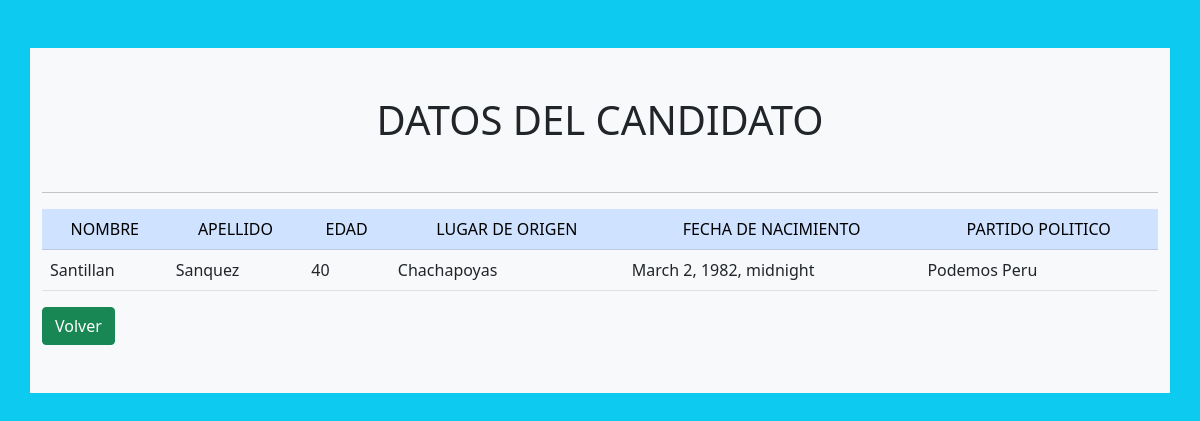
The page /votacion/14/detalle_candidato on the database its author committed.
### votaciones/models.py (models this page shows)
class Candidato(models.Model):
    region = models.ForeignKey(Region, on_delete=models.CASCADE)
    nombre_cand = models.CharField(max_length=20)
    apellido_cand = models.CharField(max_length=20)
    edad_cand = models.IntegerField(max_length=2)
    origen_cand = models.CharField(max_length=15)
    fecha_nacimiento = models.DateTimeField('date of birth')
    partido = models.CharField(max_length=15)

### votaciones/views.py (the view)
# urls.py: path('<int:id_candidato>/detalle_candidato', views.detalle_candidato, name="detalle_candidato"),
def detalle_candidato(request, id_candidato):
    detalles_candidato = get_object_or_404(Candidato, pk=id_candidato)
    return render(request, 'votaciones/detalle_candidato.html',{'detalles_candidato':detalles_candidato})

### votaciones/templates/votaciones/detalle_candidato.html (shortened to what this page needs)
<!DOCTYPE html>
<html lang="en">
<head>
    <link href="https://cdn.jsdelivr.net/npm/bootstrap@5.1.3/dist/css/bootstrap.min.css" rel="stylesheet">
</head>
<body class="bg-info">
    <br><br>
    <div class="container py-5 bg-light">
        <h1 class="text-center">DATOS DEL CANDIDATO</h1><br><hr>
    {% if detalles_candidato %}
        <table class="table">
            <tr class="table-primary text-center">
                <td>NOMBRE</td>
                <td>APELLIDO</td>
                <td>EDAD</td>
                <td>LUGAR DE ORIGEN</td>
                <td>FECHA DE NACIMIENTO</td>
                <td>PARTIDO POLITICO</td>
            </tr>
            <tr>
                <td>{{ detalles_candidato.nombre_cand }}</td>
                <td>{{ detalles_candidato.apellido_cand }}</td>
                <td>{{ detalles_candidato.edad_cand }}</td>
                <td>{{ detalles_candidato.origen_cand }}</td>
                <td>{{ detalles_candidato.fecha_nacimiento }}</td>
                <td>{{ detalles_candidato.partido }}</td>
            </tr>
        </table>
    {% else %}
        <p>No se encontraron datos</p>
    {% endif %}
        <div>
            <a href="{% url 'votaciones:index' %}"><input type="button" value="Volver" class="btn btn-success"></a>
        </div>
    </div>
</body>
</html>

### rows shown on the page
Candidato: nombre_cand "Santillan", apellido_cand "Sanquez", edad_cand "40", origen_cand "Chachapoyas", fecha_nacimiento "March 2, 1982, midnight", partido "Podemos Peru"
